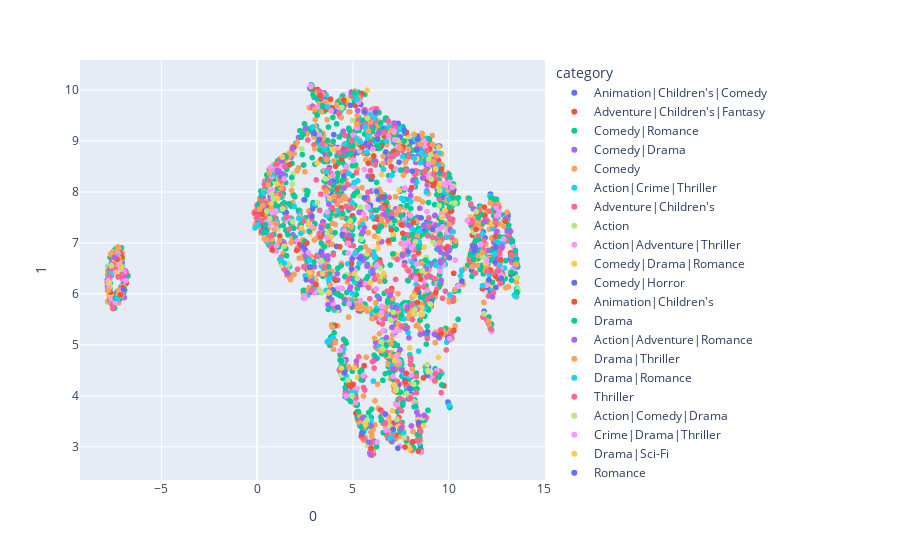

The cell this chart's notebook holds for it:
### Markdown cell above
Посмотрим на то как кластеризовались эмбеддинги:

### Code cell
fig = visualize_embeddings(item_matrix.T, movie_info)
fig.show()
